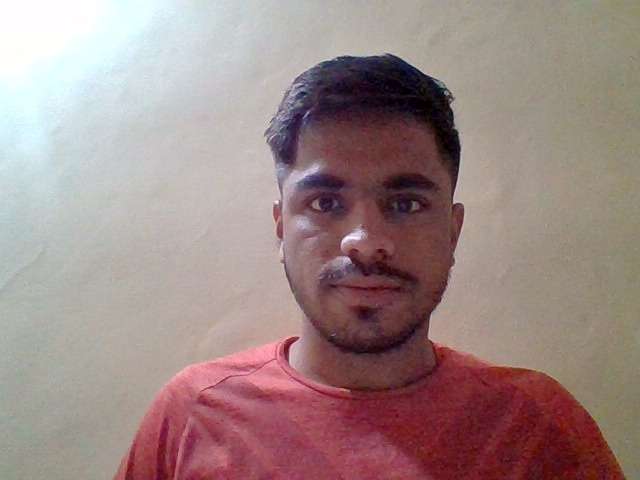
#> input picture code0.jpg, 640 x 480 px, given in place of the camera; the run also reads 1 picture not shown here
$ jupyter execute 'Liveliness Authentication.ipynb'   (shell and % lines are left out)
#> lines starting #> are read from the running program, lines starting #| are printed output that depends on the picture; after the words box and inside, x2 and y2 are one past the last pixel; in counts of white or black regions, pixels touching at a corner belong together
[cell 1]
#importing Libraries
import cv2

cam = cv2.VideoCapture(0)

count = 0

while True:
    ret, img = cam.read()
#> img is the input picture: shape (480, 640, 3); mean B, G, R 133.7, 135.8, 157.5

    cv2.imshow("Test", img)

    if not ret:
        break

    k=cv2.waitKey(1)
#> (key Esc is pressed here)

    if k%256==27:
        #For Esc key
        print("Close")
        break
    elif k%256==32:
        #For Space key
        print("Image "+str(count)+"saved")
        file='C:/Users/Atharva Kasodekar/Desktop/Projects/Image_Authentication/code'+str(count)+'.jpg'
        cv2.imwrite(file, img)
        count +=1

cam.release
cv2.destroyAllWindows

[cell 2]
import pandas as pd
import numpy as np
import cv2
import matplotlib.pyplot as plt
import skimage
from skimage import filters
from skimage.io import imread, imshow

[cell 3]
image1 = imread('code0.jpg')
imshow(image1);

[cell 4]
image2 = imread('code0.jpg', as_gray=True)
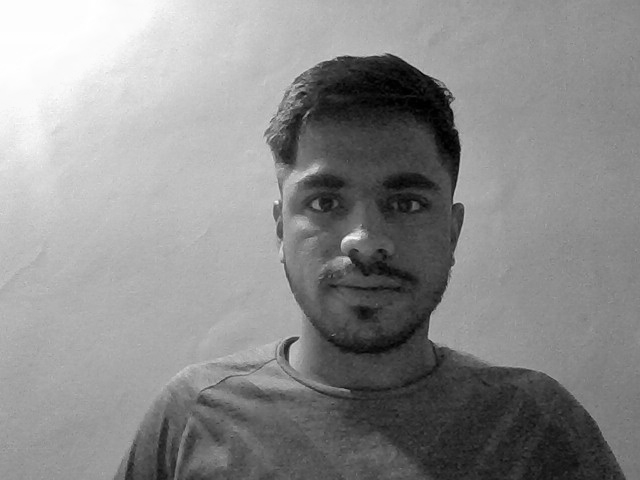
#> image2: shape (480, 640) float64; min 0.000565, max 1, mean 0.55
imshow(image2);

[cell 5]
print(image1.shape)
#| (480, 640, 3)
print(image2.shape)
#| (480, 640)

[cell 6]
print(image1.size)
#| 921600
print(image2.size)
#| 307200

[cell 7]
pixel_feat1 = np.reshape(image2, (480*640))
pixel_feat1

[cell 8]
pixel_feat2 = np.reshape(image1, (480*640*3))
pixel_feat2

[cell 9]
from skimage import feature
# prewitt kernel
pre_hor = skimage.filters.prewitt_h(image2)
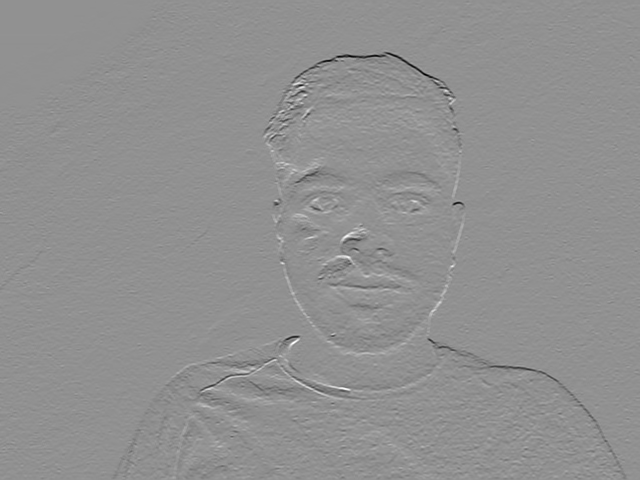
#> pre_hor: shape (480, 640) float64; min -0.581, max 0.438, mean -0.00186; drawn with min black and max white
pre_ver = skimage.filters.prewitt_v(image2)
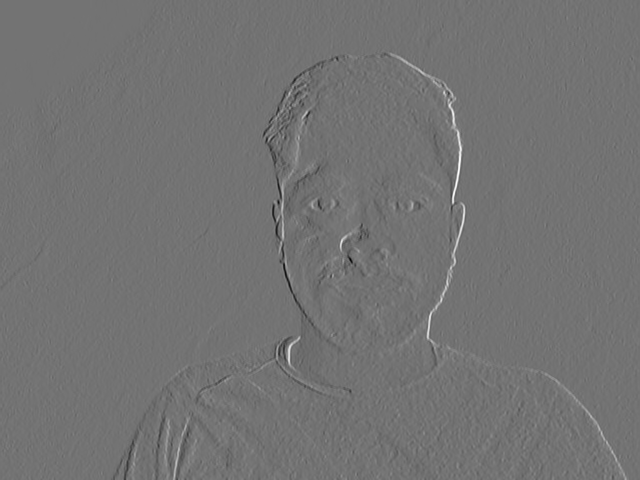
#> pre_ver: shape (480, 640) float64; min -0.501, max 0.605, mean -0.000856; drawn with min black and max white

# Sobel Kernel
ed_sobel = filters.sobel(image2)
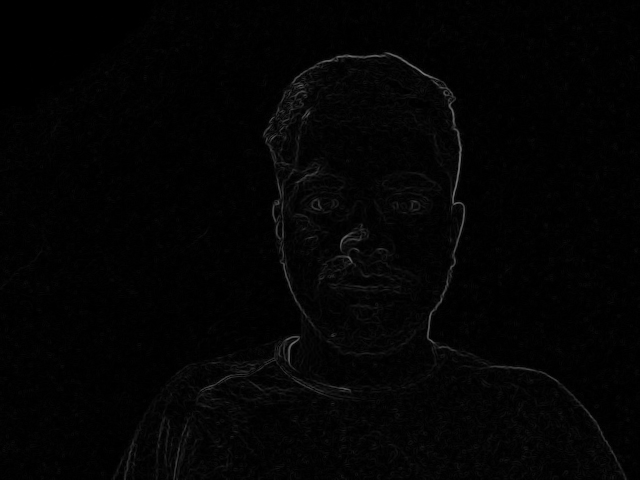
#> ed_sobel: shape (480, 640) float64; min 0, max 0.47, mean 0.0158

#canny algorithm
can = feature.canny(image2)
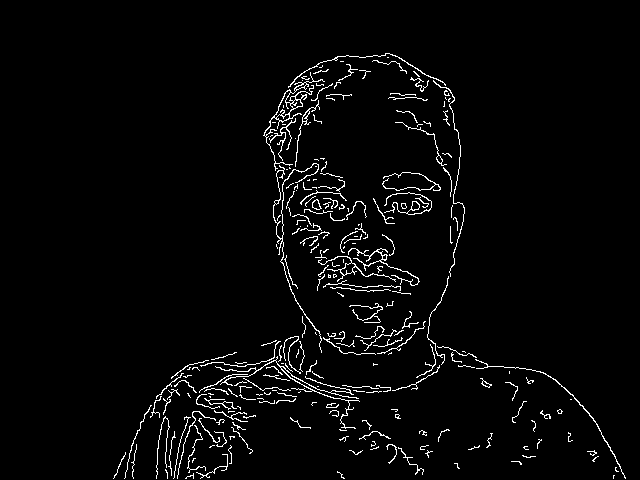
#> can: shape (480, 640) bool; 3% white in thin lines or dots, all inside (x1, y1, x2, y2) = (113, 53, 626, 479)

imshow(pre_ver, cmap='gray');

[cell 10]
imshow(pre_hor, cmap='gray');

[cell 11]
imshow(ed_sobel, cmap='gray');

[cell 12]
imshow(can, cmap='gray')

[cell 13]
from skimage.exposure import histogram
hist, hist_centers = histogram(image2)
#> hist = 256 values, max 4237 at index 254, min 65 at index 0, mean 1200; hist_centers = 256 values from 0.00252 to 0.998

#Plotting the Image and the Histogram of gray values
fig, axes = plt.subplots(1, 2, figsize=(8, 3))
axes[0].imshow(image2, cmap=plt.cm.gray)
axes[0].axis('off')
axes[1].plot(hist_centers, hist, lw=2)
axes[1].set_title('histogram of gray values')
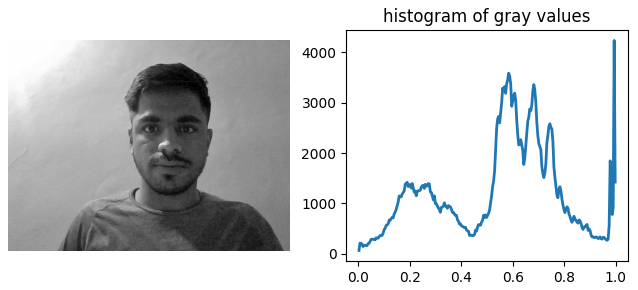
#> figure drawn by matplotlib, 2 panels; panel 2: curve peaks at x = 0.994, y = 4237
